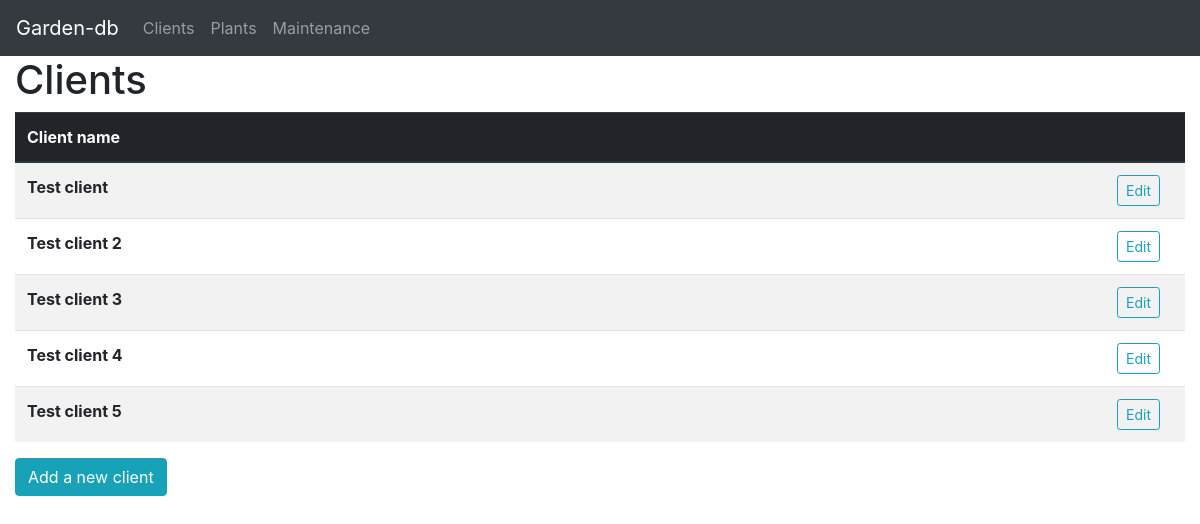
The app's page /clients, older data.
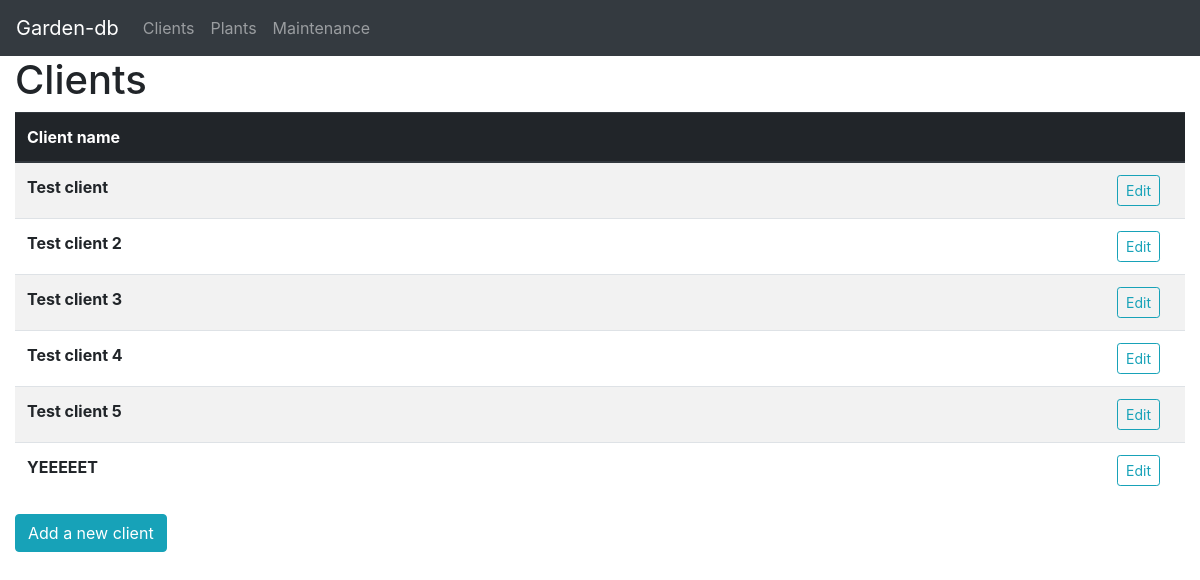
The same page, newer data.
### tables this page shows
CREATE TABLE clients (cid INTEGER PRIMARY KEY, name TEXT NOT NULL);

### app.py (the view, shortened to what this page needs)
@app.route("/clients", methods=["GET", "POST"])
def clients():
    return render_template("clients.html", data=dbc.load_sql_client_data())

### dbc/__init__.py (called while the page is built)
def select_clients(cid=None):
    with DBConnection() as c:
        if cid is not None:
            c.execute("SELECT * FROM clients WHERE cid=?", (cid,))
        else:
            c.execute("SELECT * FROM clients")
        return c.cur.fetchall()

def load_sql_client_data(cid=None):
    return [Client(row[1], row[0]) for row in select_clients(cid)]

    def __exit__(self, *args):
        self.con.commit()
        self.con.close()
        self.con = None
        self.cur = None

    def execute(self, *args):
        self.cur.execute(*args)

### templates/clients.html (shortened to what this page needs)
{% extends "page.html" %}
{% set title = "Clients" %}
{% set pagetype = "client" %}
{% block thead %}
<th scope="col">Client name</th>
<th scope="col" style="width: 80px"></th>
{% endblock %}
{% block tbody %}
{% for client in data %}
<tr>
    <th scope="row">{{ client.name }}</th>
    <td><button type="button" class="btn btn-outline-info btn-sm" data-toggle="modal"
                id="edit-client-{{ client.id }}" data-target="#popup-div-edit-{{ client.id }}">Edit</button></td>
</tr>
{% endfor %}
{% endblock %}

Row changes from the older to the newer data that the page shows:
added clients: name "YEEEEET"
